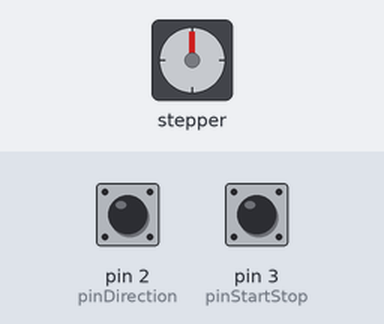
This sketch was run on a simulated Arduino Uno, built with avr-gcc and run on an emulated ATmega328P. On the bench: stepper motor. The test bench sets the inputs (shaded band); at power-on: pin 3 (pinStartStop) HIGH, pin 2 (pinDirection) HIGH. Stepper angles assume 200 steps per turn.

Above: at 1.2 s.
1.3 s: pin 3 (pinStartStop) pulled LOW for 0.15 s
At 1.45 s:
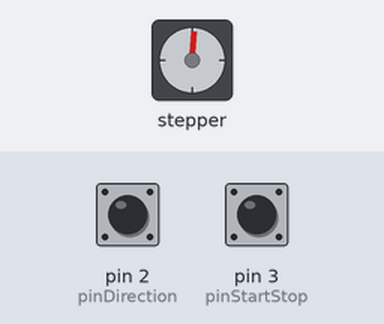
At 2.08 s:
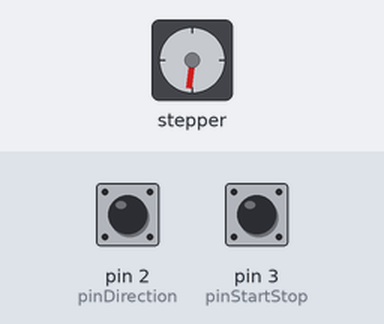
4.3 s: pin 2 (pinDirection) pulled LOW for 0.15 s
7.4 s: pin 2 (pinDirection) pulled LOW for 1 s
10.4 s: pin 3 (pinStartStop) pulled LOW for 1 s
12.9 s: pin 3 (pinStartStop) pulled LOW for 0.15 s
At 13.05 s:
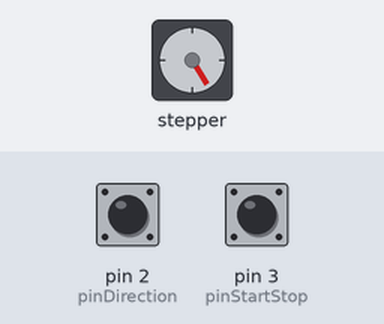
Timing chart, 0 to 17.0 s (numbered marks = the images above; inputs shaded):
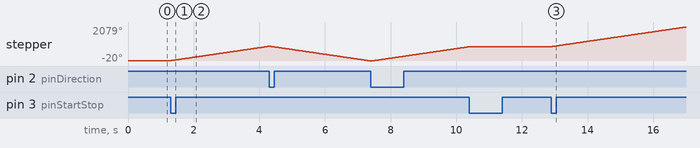

Measured:
- after the input at 1.3 s, stepper: keeps turning clockwise at about 297°/s, starting at once
- after the input at 12.9 s, stepper: keeps turning clockwise at about 297°/s, starting at once

The sketch:

sketch.ino
```cpp
#include <Stepper.h>

const int stepsPerRevolution = 200; // шагов на оборот
const int pinStartStop = 3;         // старт/стоп пин
const int pinDirection = 2; // пин направления вращения
const int speed = 50; // скорость мотора

volatile bool motorRunning = false; // признак запуска
volatile int direction = 1;         // направление вращения

Stepper stepper(stepsPerRevolution, 10, 11, 9, 8); // порядок важен!

////////// Обработчики прерываний //////////
// Запуск/Останов мотора
void toggleMotor() {
  motorRunning = !motorRunning;
}

// Изменить направление вращения:
// "1" по часовой стрелке, "-1" против часовой стрелки)
void changeDirection() {
  direction = -direction;
}

// Функция инициализации
void setup() {
  stepper.setSpeed(speed); // скорость мотора, об/мин

  pinMode(pinStartStop, INPUT_PULLUP);
  pinMode(pinDirection, INPUT_PULLUP);

  // подключение обработчиков
  attachInterrupt(digitalPinToInterrupt(pinStartStop), toggleMotor, FALLING);
  attachInterrupt(digitalPinToInterrupt(pinDirection), changeDirection,
                  FALLING);
}

// Основной цикл
void loop() {
  if (motorRunning) {
    stepper.step(direction * (stepsPerRevolution / speed));
  }
}
```
